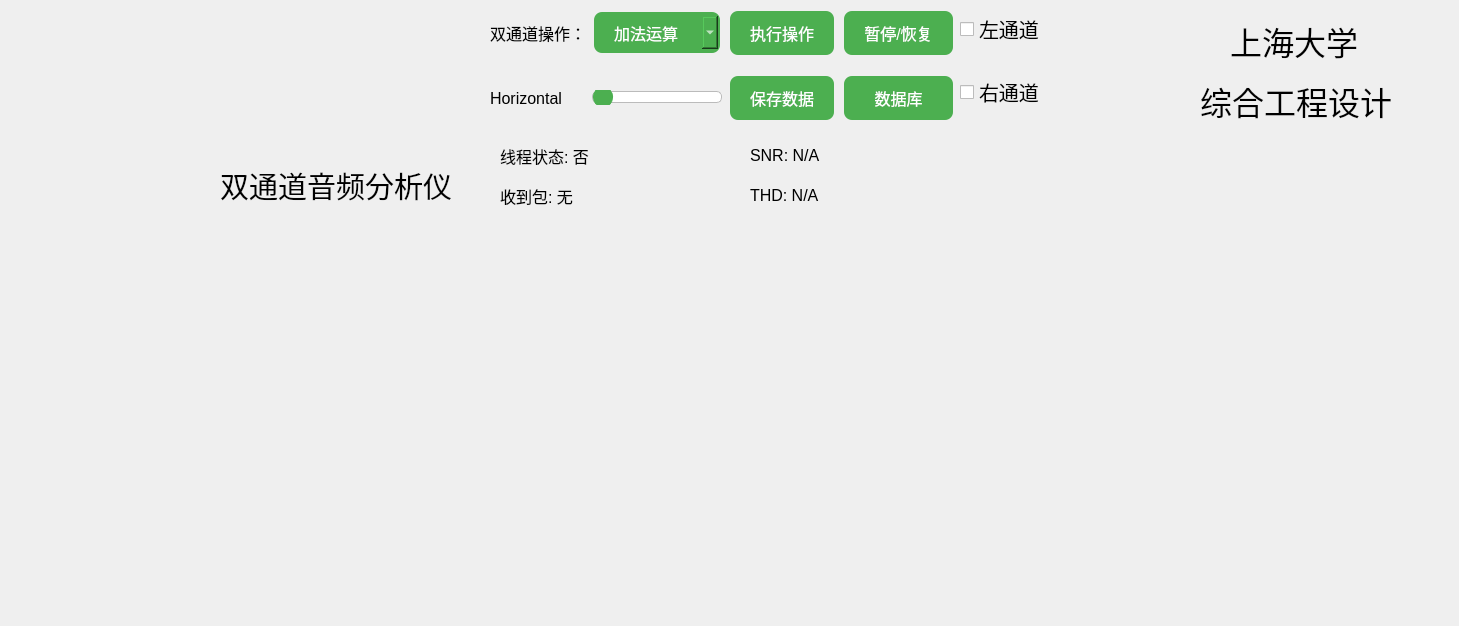
<?xml version="1.0" encoding="UTF-8"?>
<ui version="4.0">
 <class>Form</class>
 <widget class="QWidget" name="Form">
  <property name="geometry">
   <rect>
    <x>0</x>
    <y>0</y>
    <width>1459</width>
    <height>626</height>
   </rect>
  </property>
  <property name="windowTitle">
   <string>Form</string>
  </property>
  <widget class="QWidget" name="layoutWidget">
   <property name="geometry">
    <rect>
     <x>0</x>
     <y>100</y>
     <width>28</width>
     <height>2</height>
    </rect>
   </property>
   <layout class="QHBoxLayout" name="horizontalLayout">
    <property name="sizeConstraint">
     <enum>QLayout::SetFixedSize</enum>
    </property>
    <item>
     <widget class="QWidget" name="widget" native="true"/>
    </item>
    <item>
     <widget class="QWidget" name="widget_2" native="true"/>
    </item>
   </layout>
  </widget>
  <widget class="QWidget" name="widget_3" native="true">
   <property name="geometry">
    <rect>
     <x>737</x>
     <y>79</y>
     <width>16</width>
     <height>52</height>
    </rect>
   </property>
   <property name="styleSheet">
    <string notr="true">font-size: 16px;</string>
   </property>
  </widget>
  <widget class="QLabel" name="label_2">
   <property name="geometry">
    <rect>
     <x>0</x>
     <y>0</y>
     <width>491</width>
     <height>221</height>
    </rect>
   </property>
   <property name="styleSheet">
    <string notr="true">background :url(:/shu.jpeg)</string>
   </property>
   <property name="text">
    <string/>
   </property>
  </widget>
  <widget class="QLabel" name="label_3">
   <property name="geometry">
    <rect>
     <x>220</x>
     <y>140</y>
     <width>241</width>
     <height>91</height>
    </rect>
   </property>
   <property name="palette">
    <palette>
     <active>
      <colorrole role="WindowText">
       <brush brushstyle="SolidPattern">
        <color alpha="255">
         <red>9</red>
         <green>63</green>
         <blue>115</blue>
        </color>
       </brush>
      </colorrole>
     </active>
     <inactive>
      <colorrole role="WindowText">
       <brush brushstyle="SolidPattern">
        <color alpha="255">
         <red>0</red>
         <green>0</green>
         <blue>0</blue>
        </color>
       </brush>
      </colorrole>
     </inactive>
     <disabled>
      <colorrole role="WindowText">
       <brush brushstyle="SolidPattern">
        <color alpha="255">
         <red>120</red>
         <green>120</green>
         <blue>120</blue>
        </color>
       </brush>
      </colorrole>
     </disabled>
    </palette>
   </property>
   <property name="font">
    <font>
     <family>华文行楷</family>
     <pointsize>22</pointsize>
    </font>
   </property>
   <property name="text">
    <string>双通道音频分析仪</string>
   </property>
  </widget>
  <widget class="QLabel" name="label_4">
   <property name="geometry">
    <rect>
     <x>1200</x>
     <y>70</y>
     <width>211</width>
     <height>61</height>
    </rect>
   </property>
   <property name="palette">
    <palette>
     <active>
      <colorrole role="WindowText">
       <brush brushstyle="SolidPattern">
        <color alpha="255">
         <red>16</red>
         <green>66</green>
         <blue>100</blue>
        </color>
       </brush>
      </colorrole>
     </active>
     <inactive>
      <colorrole role="WindowText">
       <brush brushstyle="SolidPattern">
        <color alpha="255">
         <red>0</red>
         <green>0</green>
         <blue>0</blue>
        </color>
       </brush>
      </colorrole>
     </inactive>
     <disabled>
      <colorrole role="WindowText">
       <brush brushstyle="SolidPattern">
        <color alpha="255">
         <red>120</red>
         <green>120</green>
         <blue>120</blue>
        </color>
       </brush>
      </colorrole>
     </disabled>
    </palette>
   </property>
   <property name="font">
    <font>
     <family>华文行楷</family>
     <pointsize>24</pointsize>
    </font>
   </property>
   <property name="text">
    <string>综合工程设计</string>
   </property>
  </widget>
  <widget class="QLabel" name="label_5">
   <property name="geometry">
    <rect>
     <x>1230</x>
     <y>10</y>
     <width>211</width>
     <height>61</height>
    </rect>
   </property>
   <property name="palette">
    <palette>
     <active>
      <colorrole role="WindowText">
       <brush brushstyle="SolidPattern">
        <color alpha="255">
         <red>16</red>
         <green>66</green>
         <blue>100</blue>
        </color>
       </brush>
      </colorrole>
     </active>
     <inactive>
      <colorrole role="WindowText">
       <brush brushstyle="SolidPattern">
        <color alpha="255">
         <red>0</red>
         <green>0</green>
         <blue>0</blue>
        </color>
       </brush>
      </colorrole>
     </inactive>
     <disabled>
      <colorrole role="WindowText">
       <brush brushstyle="SolidPattern">
        <color alpha="255">
         <red>120</red>
         <green>120</green>
         <blue>120</blue>
        </color>
       </brush>
      </colorrole>
     </disabled>
    </palette>
   </property>
   <property name="font">
    <font>
     <family>华文行楷</family>
     <pointsize>24</pointsize>
    </font>
   </property>
   <property name="text">
    <string>上海大学</string>
   </property>
  </widget>
  <widget class="QWidget" name="">
   <property name="geometry">
    <rect>
     <x>490</x>
     <y>0</y>
     <width>465</width>
     <height>131</height>
    </rect>
   </property>
   <layout class="QGridLayout" name="gridLayout">
    <item row="1" column="2">
     <widget class="QPushButton" name="save_button">
      <property name="styleSheet">
       <string notr="true">QPushButton {
                background-color: #4CAF50;
                color: white;
                border: none;
                padding: 10px 20px;
                text-align: center;
                text-decoration: none;
                display: inline-block;
                font-size: 16px;
                margin: 4px 2px;
                cursor: pointer;
                border-radius: 8px;
            }
            QPushButton:hover {
                background-color: #45a049;
            }
            QPushButton:pressed {
                background-color: #3e8e41;
            }</string>
      </property>
      <property name="text">
       <string>保存数据</string>
      </property>
     </widget>
    </item>
    <item row="0" column="0">
     <widget class="QLabel" name="channel_operation_label">
      <property name="styleSheet">
       <string notr="true">font-size: 16px;</string>
      </property>
      <property name="text">
       <string>双通道操作：</string>
      </property>
     </widget>
    </item>
    <item row="1" column="3">
     <widget class="QPushButton" name="db_button">
      <property name="styleSheet">
       <string notr="true">QPushButton {
                background-color: #4CAF50;
                color: white;
                border: none;
                padding: 10px 20px;
                text-align: center;
                text-decoration: none;
                display: inline-block;
                font-size: 16px;
                margin: 4px 2px;
                cursor: pointer;
                border-radius: 8px;
            }
            QPushButton:hover {
                background-color: #45a049;
            }
            QPushButton:pressed {
                background-color: #3e8e41;
            }</string>
      </property>
      <property name="text">
       <string>数据库</string>
      </property>
     </widget>
    </item>
    <item row="1" column="0">
     <widget class="QLabel" name="label">
      <property name="styleSheet">
       <string notr="true">font-size: 16px;</string>
      </property>
      <property name="text">
       <string>Horizontal</string>
      </property>
     </widget>
    </item>
    <item row="0" column="2">
     <widget class="QPushButton" name="perform_operation_button">
      <property name="styleSheet">
       <string notr="true">QPushButton {
                background-color: #4CAF50;
                color: white;
                border: none;
                padding: 10px 20px;
                text-align: center;
                text-decoration: none;
                display: inline-block;
                font-size: 16px;
                margin: 4px 2px;
                cursor: pointer;
                border-radius: 8px;
            }
            QPushButton:hover {
                background-color: #45a049;
            }
            QPushButton:pressed {
                background-color: #3e8e41;
            }</string>
      </property>
      <property name="text">
       <string>执行操作</string>
      </property>
     </widget>
    </item>
    <item row="0" column="1">
     <widget class="QComboBox" name="channel_operation_combo">
      <property name="styleSheet">
       <string notr="true">QComboBox {
                background-color: #4CAF50;
                color: white;
                border: none;
                padding: 10px 20px;
                text-align: center;
                text-decoration: none;
                display: inline-block;
                font-size: 16px;
                margin: 4px 2px;
                cursor: pointer;
                border-radius: 8px;
            }
            QPushButton:hover {
                background-color: #45a049;
            }
            QPushButton:pressed {
                background-color: #3e8e41;
            }</string>
      </property>
      <item>
       <property name="text">
        <string>加法运算</string>
       </property>
      </item>
      <item>
       <property name="text">
        <string>减法运算</string>
       </property>
      </item>
      <item>
       <property name="text">
        <string>不做运算</string>
       </property>
      </item>
     </widget>
    </item>
    <item row="1" column="1">
     <widget class="QSlider" name="slider">
      <property name="styleSheet">
       <string notr="true">            QSlider::groove:horizontal {
                border: 1px solid #bbb;
                background: white;
                height: 10px;
                border-radius: 5px;
            }

            QSlider::handle:horizontal {
                background: #4CAF50;
                border: 1px solid #4CAF50;
                width: 18px;
                margin: -5px 0;
                border-radius: 9px;
            }</string>
      </property>
      <property name="orientation">
       <enum>Qt::Horizontal</enum>
      </property>
     </widget>
    </item>
    <item row="0" column="3">
     <widget class="QPushButton" name="pause_button">
      <property name="styleSheet">
       <string notr="true">QPushButton {
                background-color: #4CAF50;
                color: white;
                border: none;
                padding: 10px 20px;
                text-align: center;
                text-decoration: none;
                display: inline-block;
                font-size: 16px;
                margin: 4px 2px;
                cursor: pointer;
                border-radius: 8px;
            }
            QPushButton:hover {
                background-color: #45a049;
            }
            QPushButton:pressed {
                background-color: #3e8e41;
            }</string>
      </property>
      <property name="text">
       <string>暂停/恢复</string>
      </property>
     </widget>
    </item>
   </layout>
  </widget>
  <widget class="QWidget" name="">
   <property name="geometry">
    <rect>
     <x>960</x>
     <y>-10</y>
     <width>201</width>
     <height>141</height>
    </rect>
   </property>
   <layout class="QVBoxLayout" name="verticalLayout">
    <item>
     <widget class="QCheckBox" name="r_check">
      <property name="enabled">
       <bool>true</bool>
      </property>
      <property name="styleSheet">
       <string notr="true">font-size: 20px;</string>
      </property>
      <property name="text">
       <string>左通道</string>
      </property>
     </widget>
    </item>
    <item>
     <widget class="QCheckBox" name="l_check">
      <property name="styleSheet">
       <string notr="true">font-size: 20px;
background_color: green</string>
      </property>
      <property name="text">
       <string>右通道</string>
      </property>
     </widget>
    </item>
   </layout>
  </widget>
  <widget class="QLabel" name="thread_status_label">
   <property name="geometry">
    <rect>
     <x>500</x>
     <y>140</y>
     <width>221</width>
     <height>31</height>
    </rect>
   </property>
   <property name="styleSheet">
    <string notr="true">font-size: 16px;</string>
   </property>
   <property name="text">
    <string>线程状态: 否</string>
   </property>
  </widget>
  <widget class="QLabel" name="packet_received_label">
   <property name="geometry">
    <rect>
     <x>500</x>
     <y>180</y>
     <width>221</width>
     <height>31</height>
    </rect>
   </property>
   <property name="styleSheet">
    <string notr="true">font-size: 16px;</string>
   </property>
   <property name="text">
    <string>收到包: 无</string>
   </property>
  </widget>
  <widget class="QLabel" name="thd_label">
   <property name="geometry">
    <rect>
     <x>750</x>
     <y>180</y>
     <width>91</width>
     <height>31</height>
    </rect>
   </property>
   <property name="styleSheet">
    <string notr="true">font-size: 16px;</string>
   </property>
   <property name="text">
    <string>THD: N/A</string>
   </property>
  </widget>
  <widget class="QLabel" name="snr_label">
   <property name="geometry">
    <rect>
     <x>750</x>
     <y>140</y>
     <width>91</width>
     <height>31</height>
    </rect>
   </property>
   <property name="styleSheet">
    <string notr="true">font-size: 16px;</string>
   </property>
   <property name="text">
    <string>SNR: N/A</string>
   </property>
  </widget>
 </widget>
 <resources>
  <include location="resource.qrc"/>
 </resources>
 <connections/>
</ui>
